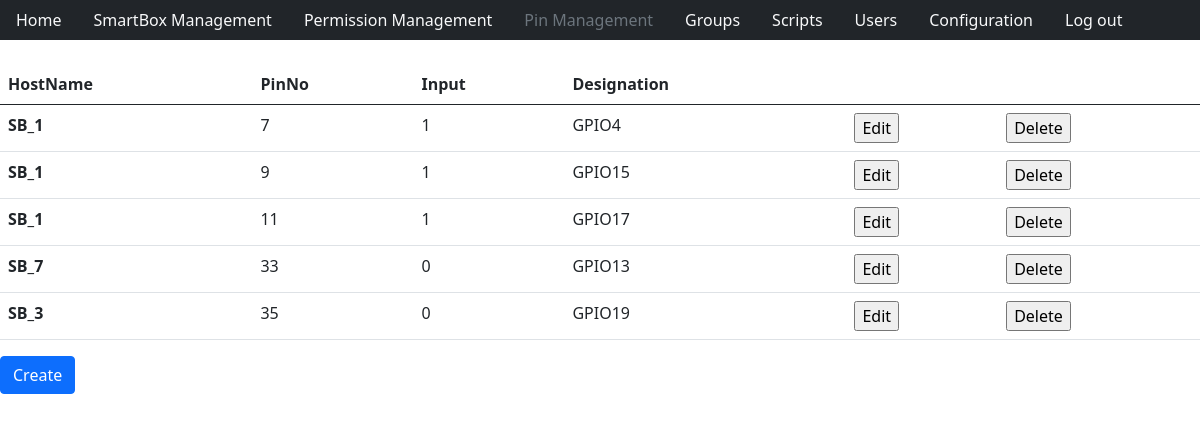
The app's page /pinManagement.php (signed in) with its own data.
### tables this page shows
CREATE TABLE `pins` (
  `PinNo` int NOT NULL AUTO_INCREMENT,
  `HostName` varchar(16) DEFAULT NULL,
  `Input` int DEFAULT NULL,
  `Designation` varchar(50) DEFAULT NULL,
  PRIMARY KEY (`PinNo`),
  KEY `HostName` (`HostName`),
  CONSTRAINT `pin_ibfk_1` FOREIGN KEY (`HostName`) REFERENCES `smartboxes` (`HostName`) ON UPDATE CASCADE ON DELETE CASCADE
);

### pinManagement.php (the view, shortened to what this page needs)
<?php
    include_once "htmlHead.php";
    include_once "databaseConnect.php";
    include_once "navigationBar.php";
?>
    <body>
        <?php
            $result = $connection->query("SELECT * from pins");
            if ($result) {
                ?>
                <table class="table">
                    <thead>
                        <tr>
                            <th scope="col">HostName</th>
                            <th scope="col">PinNo</th>
                            <th scope="col">Input</th>
                            <th scope="col">Designation</th>
                            <th scope="col"></th>
                            <th scope="col"></th>
                        </tr>
                    </thead>
                    <tbody>
                        <?php while ($row = $result->fetch_assoc()) {?>
                            <tr>
                                <th scope="row"><?= $row["HostName"] ?></th>
                                <td><?= $row["PinNo"] ?></td>
                                <td><?= $row["Input"] ?></td>
                                <td><?= $row["Designation"] ?></td>
                                <td>
                                    <form method="POST">
                                        <input type="submit" value="Edit">
                                    </form>
                                </td>
                                <td>
                                    <form method="POST">
                                        <input type="submit" value="Delete">
                                    </form>
                                </td>
                            </tr>
                        <?php }?>
                    </tbody>
                </table>
<?php
            }  else {
                print "Something went wrong selecting data";
            }
        ?>
    <form action="" method="post">
        <input type="submit" class="btn btn-primary" value="Create"></input>
    </form>
    </body>
</html>

### records on screen
pins: HostName "SB_1", PinNo "7", Input "1", Designation "GPIO4"
pins: HostName "SB_1", PinNo "9", Input "1", Designation "GPIO15"
pins: HostName "SB_1", PinNo "11", Input "1", Designation "GPIO17"
pins: HostName "SB_7", PinNo "33", Input "0", Designation "GPIO13"
pins: HostName "SB_3", PinNo "35", Input "0", Designation "GPIO19"

### other values on screen
$pageText "Home"
$pageText "SmartBox Management"
$pageText "Permission Management"
$pageText "Groups"
$pageText "Scripts"
$pageText "Users"
$pageText "Configuration"
